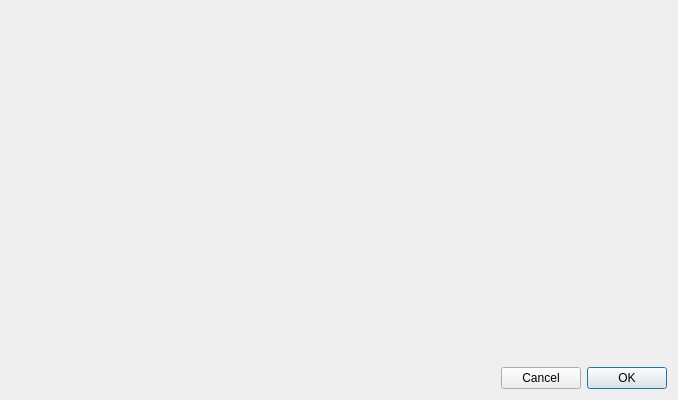
<?xml version="1.0" encoding="UTF-8"?>
<ui version="4.0">
 <class>Dialog</class>
 <widget class="QDialog" name="Dialog">
  <property name="geometry">
   <rect>
    <x>0</x>
    <y>0</y>
    <width>678</width>
    <height>400</height>
   </rect>
  </property>
  <property name="sizePolicy">
   <sizepolicy hsizetype="Preferred" vsizetype="Preferred">
    <horstretch>0</horstretch>
    <verstretch>0</verstretch>
   </sizepolicy>
  </property>
  <property name="minimumSize">
   <size>
    <width>0</width>
    <height>300</height>
   </size>
  </property>
  <property name="maximumSize">
   <size>
    <width>2000</width>
    <height>2000</height>
   </size>
  </property>
  <property name="baseSize">
   <size>
    <width>600</width>
    <height>600</height>
   </size>
  </property>
  <property name="windowTitle">
   <string>Dialog</string>
  </property>
  <layout class="QGridLayout" name="gridLayout">
   <item row="0" column="0">
    <layout class="QVBoxLayout" name="vertical_layout">
     <item>
      <widget class="QScrollArea" name="scroll">
       <property name="frameShape">
        <enum>QFrame::Box</enum>
       </property>
       <property name="lineWidth">
        <number>0</number>
       </property>
       <property name="horizontalScrollBarPolicy">
        <enum>Qt::ScrollBarAlwaysOff</enum>
       </property>
       <property name="widgetResizable">
        <bool>true</bool>
       </property>
       <widget class="QWidget" name="scrollAreaWidgetContents_3">
        <property name="geometry">
         <rect>
          <x>0</x>
          <y>0</y>
          <width>652</width>
          <height>332</height>
         </rect>
        </property>
       </widget>
      </widget>
     </item>
    </layout>
   </item>
   <item row="1" column="0">
    <layout class="QHBoxLayout" name="horizontalLayout_2">
     <item>
      <spacer name="horizontalSpacer">
       <property name="orientation">
        <enum>Qt::Horizontal</enum>
       </property>
       <property name="sizeHint" stdset="0">
        <size>
         <width>40</width>
         <height>20</height>
        </size>
       </property>
      </spacer>
     </item>
     <item>
      <widget class="QPushButton" name="cancel">
       <property name="text">
        <string>Cancel</string>
       </property>
      </widget>
     </item>
     <item>
      <widget class="QPushButton" name="ok">
       <property name="text">
        <string>OK</string>
       </property>
       <property name="default">
        <bool>true</bool>
       </property>
      </widget>
     </item>
    </layout>
   </item>
  </layout>
 </widget>
 <resources/>
 <connections/>
</ui>
